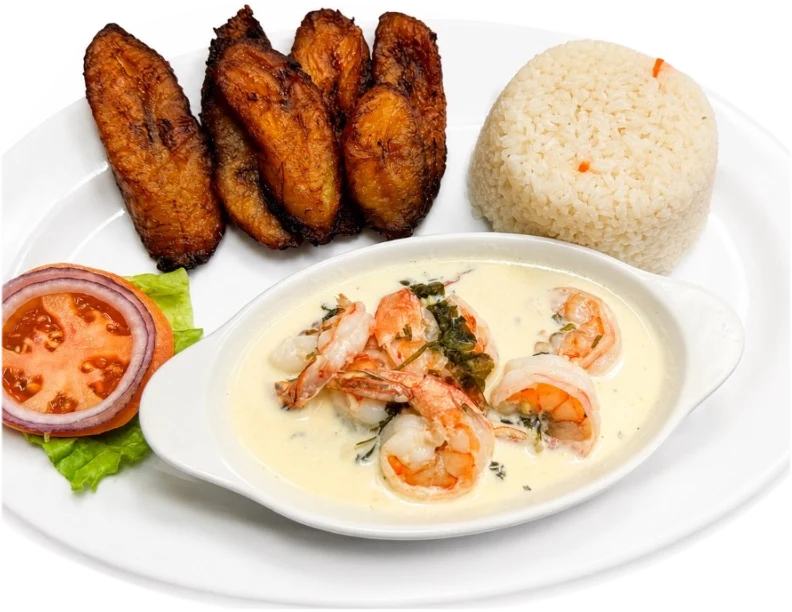
#> input picture websites/TruongSon-demos/scrollcraft/builds/el-salvadoreno/assets/c-camarones-jalapeno.webp, 792 x 612 px, given in place of pupusa-queso.jpg, which was not available
$ python cut.py
#> lines starting #> are read from the running program, lines starting #| are printed output that depends on the picture; after the words box and inside, x2 and y2 are one past the last pixel; in counts of white or black regions, pixels touching at a corner belong together
"""Cut the pupusa off its blue plate, and the drinks off white. Writes assets/*.webp and lab/check-*.png."""
import numpy as np
from PIL import Image, ImageFilter
from scipy import ndimage as ndi

SRC = "assets/source/cand/"

def biggest(mask, seed=None):
    lab, n = ndi.label(mask)
    if n == 0: return mask
    if seed is not None and lab[seed] > 0: k = lab[seed]
    else: k = np.argmax(ndi.sum(mask, lab, range(1, n + 1))) + 1
    return lab == k

def save(rgb, mask, name, pad=0):
    m = ndi.binary_fill_holes(mask)
    m = ndi.binary_opening(m, iterations=2)
    a = Image.fromarray((m * 255).astype("uint8")).filter(ImageFilter.GaussianBlur(1.2))
    im = Image.fromarray(rgb).convert("RGBA"); im.putalpha(a)
    bb = im.getbbox(); im = im.crop(bb)
    im.save(f"assets/{name}.webp", quality=90)
    for bg, tag in [((255, 255, 255), "w"), ((0, 0, 0), "k")]:
        c = Image.new("RGB", im.size, bg); c.paste(im, mask=im.split()[3]); c.save(f"lab/check-{name}-{tag}.png")
    print(name, im.size)

# pupusa: warm beige disc on a blue-grey plate
rgb = np.array(Image.open(SRC + "pupusa-queso.jpg").convert("RGB")).astype(int)
r, g, b = rgb[..., 0], rgb[..., 1], rgb[..., 2]
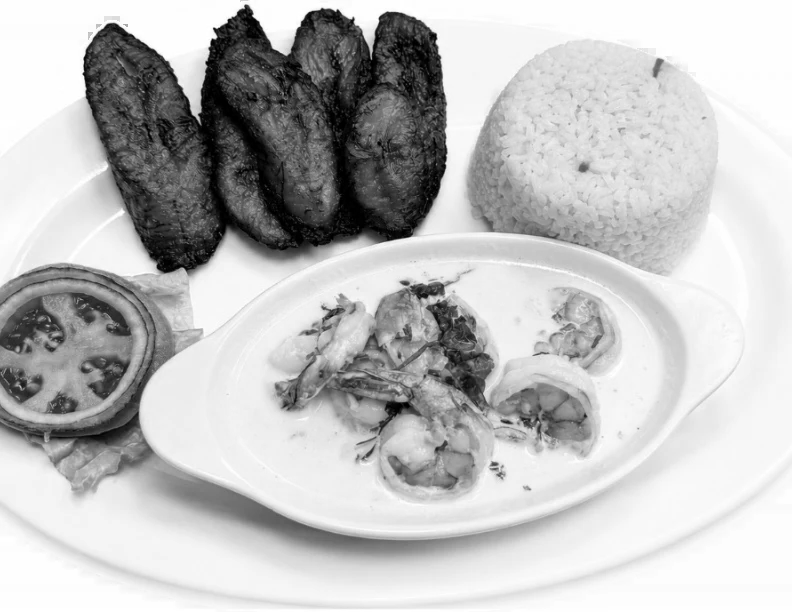
#> g: shape (612, 792) int64; min 0, max 255, mean 190.8
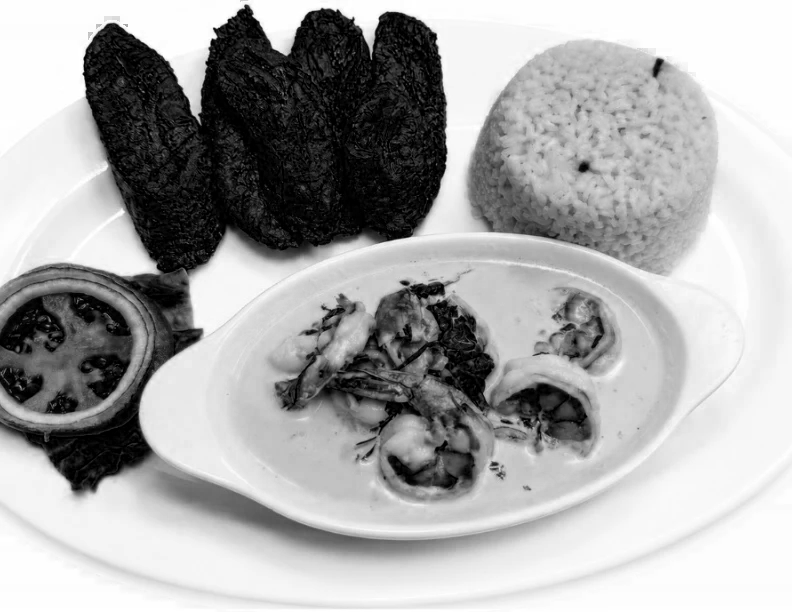
#> b: shape (612, 792) int64; min 0, max 255, mean 167.9
warm = (r - b > 35) & (r > 120)
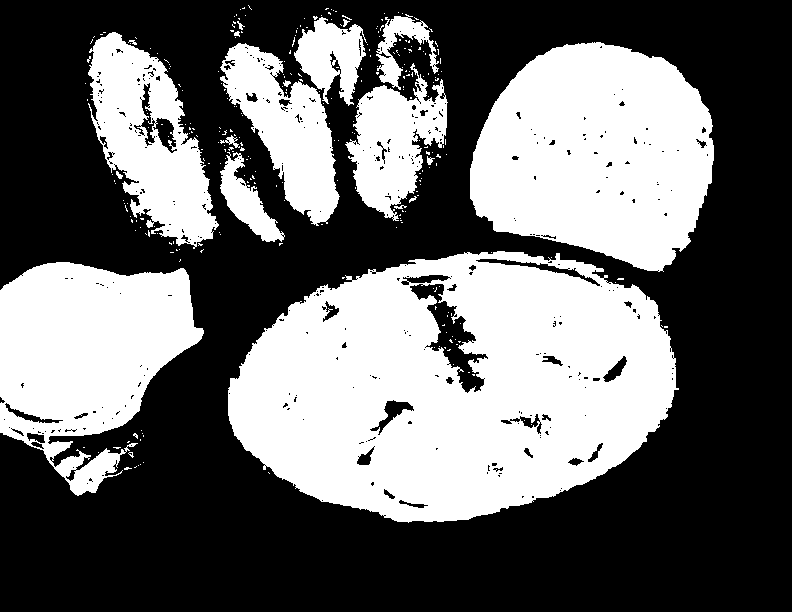
#> warm: shape (612, 792) bool; 41.3% white; 290 white regions (271 under 20 px), largest, box (x1, y1, x2, y2) and area: (228, 251, 679, 523) 87099, (470, 42, 714, 272) 41725, (0, 262, 204, 496) 29560
h, w = warm.shape
#> h = 612; w = 792
m = biggest(warm, (h // 2, int(w * 0.45)))
#> in biggest, `lab, n = ndi.label(mask)`:
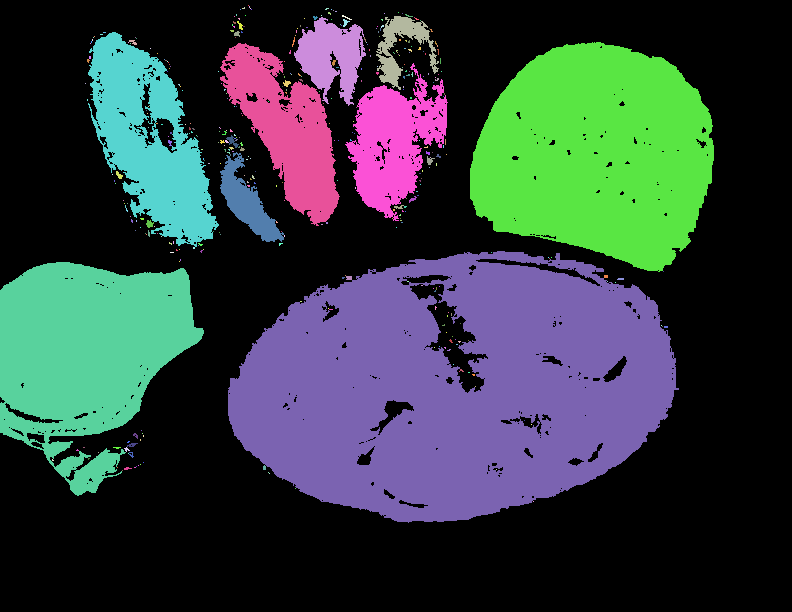
#> lab: shape (612, 792) int32; 401 distinct labels, from 0 to 400; one colour per label, 0 black
#> in biggest, `lab, n = ndi.label(mask)`: n = 400
#> in biggest, `if seed is not None and lab[seed] > 0: k = lab[seed]`: k = 316
#> in biggest, `return lab == k`: returned value: shape (612, 792) bool; 18% white; 1 white region, box (x1, y1, x2, y2) and area: (228, 251, 679, 523) 87023
save(rgb.astype("uint8"), m, "pupusa")
#> in save, `m = ndi.binary_fill_holes(mask)`: m: shape (612, 792) bool; 19.1% white; 1 white region, box (x1, y1, x2, y2) and area: (228, 251, 679, 523) 92547
#> in save, `m = ndi.binary_opening(m, iterations=2)`: m: shape (612, 792) bool; 19.1% white; 1 white region, box (x1, y1, x2, y2) and area: (228, 251, 676, 523) 92343
#> in save, `im.putalpha(a)`:
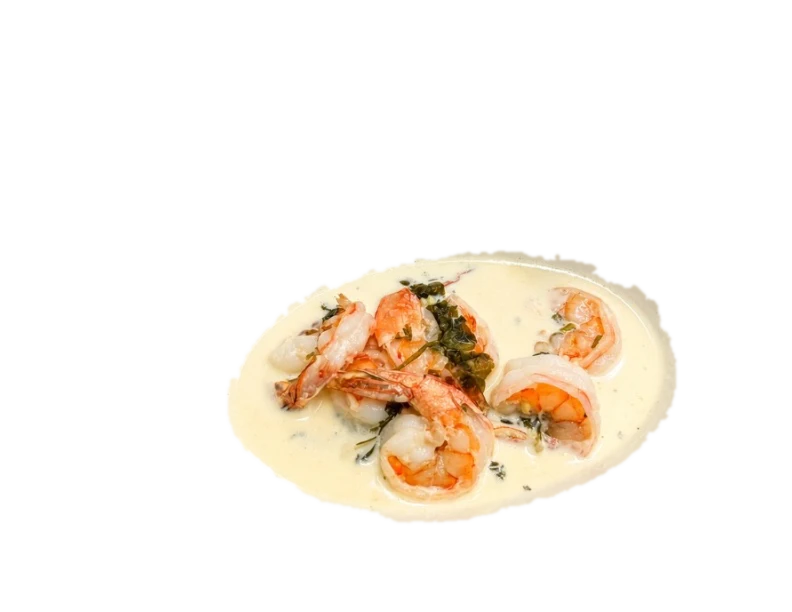
#> im: PIL image 792x612 RGBA; mean R, G, B, A 215.2, 190.8, 167.9, 48.6; transparent parts drawn white
#> in save, `bb = im.getbbox()`: bb = (225, 248, 679, 526)
#> in save, `im = im.crop(bb)`:
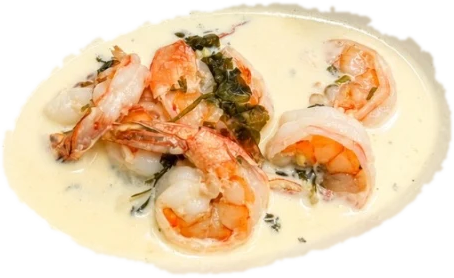
#> im: PIL image 454x278 RGBA; mean R, G, B, A 227.1, 199.3, 163.4, 186.6; transparent parts drawn white
#| pupusa (454, 278)

# tray of 25 for the peak (framed photo, no cut) and the plates: copy as webp
for n in ["pupusas-25", "desayuno-tipico", "pupusa-ranchera", "camarones-casa", "parrillada-salvadorena", "horchata"]:
    Image.open(SRC + n + ".jpg").convert("RGB").save(f"assets/{n}.webp", quality=86)
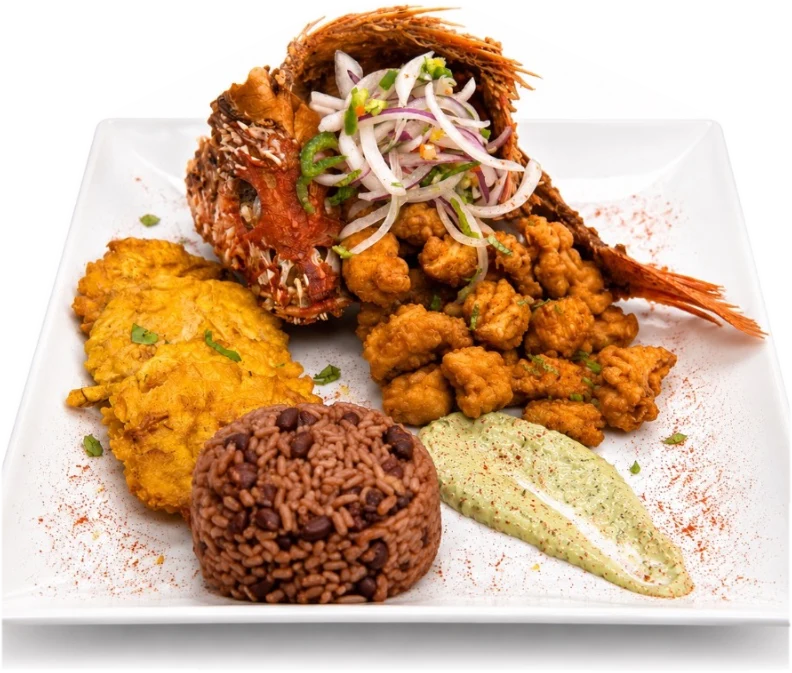
#> input picture websites/TruongSon-demos/scrollcraft/builds/el-salvadoreno/assets/c-pargo-chicharron.webp, 792 x 673 px, given in place of pupusas-25.jpg, which was not available
#> (the run stopped early here; a loop or call above may not have finished)
